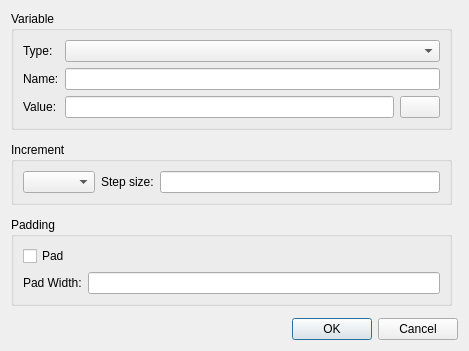
<?xml version="1.0" encoding="UTF-8"?>
<ui version="4.0">
 <class>EditVariableDialog</class>
 <widget class="QDialog" name="EditVariableDialog">
  <property name="geometry">
   <rect>
    <x>0</x>
    <y>0</y>
    <width>469</width>
    <height>348</height>
   </rect>
  </property>
  <property name="windowTitle">
   <string>Dialog</string>
  </property>
  <layout class="QGridLayout" name="gridLayout_2">
   <property name="verticalSpacing">
    <number>12</number>
   </property>
   <item row="4" column="0">
    <spacer name="verticalSpacer">
     <property name="orientation">
      <enum>Qt::Vertical</enum>
     </property>
     <property name="sizeHint" stdset="0">
      <size>
       <width>20</width>
       <height>40</height>
      </size>
     </property>
    </spacer>
   </item>
   <item row="5" column="0" colspan="2">
    <widget class="QDialogButtonBox" name="buttonBox">
     <property name="orientation">
      <enum>Qt::Horizontal</enum>
     </property>
     <property name="standardButtons">
      <set>QDialogButtonBox::Cancel|QDialogButtonBox::Ok</set>
     </property>
    </widget>
   </item>
   <item row="1" column="0">
    <widget class="QGroupBox" name="groupBox_2">
     <property name="title">
      <string>Variable</string>
     </property>
     <layout class="QGridLayout" name="gridLayout_4">
      <item row="0" column="0">
       <layout class="QGridLayout" name="gridLayout">
        <item row="1" column="1">
         <widget class="QLineEdit" name="nameEdit"/>
        </item>
        <item row="2" column="0">
         <widget class="QLabel" name="label_5">
          <property name="text">
           <string>Value:</string>
          </property>
         </widget>
        </item>
        <item row="1" column="0">
         <widget class="QLabel" name="label">
          <property name="text">
           <string>Name:</string>
          </property>
         </widget>
        </item>
        <item row="0" column="1">
         <widget class="QComboBox" name="typeCombo"/>
        </item>
        <item row="0" column="0">
         <widget class="QLabel" name="label_2">
          <property name="text">
           <string>Type:</string>
          </property>
         </widget>
        </item>
        <item row="2" column="1">
         <layout class="QHBoxLayout" name="horizontalLayout_3">
          <item>
           <widget class="QLineEdit" name="valueEdit"/>
          </item>
          <item>
           <widget class="glabels::ColorButton" name="colorValueButton">
            <property name="text">
             <string notr="true"/>
            </property>
           </widget>
          </item>
         </layout>
        </item>
       </layout>
      </item>
     </layout>
    </widget>
   </item>
   <item row="2" column="0">
    <widget class="QGroupBox" name="incrementGroup">
     <property name="title">
      <string>Increment</string>
     </property>
     <layout class="QGridLayout" name="gridLayout_3">
      <item row="0" column="0">
       <layout class="QHBoxLayout" name="horizontalLayout_2">
        <item>
         <widget class="QComboBox" name="incrementCombo"/>
        </item>
        <item>
         <widget class="QLabel" name="stepSizeLabel">
          <property name="text">
           <string>Step size:</string>
          </property>
         </widget>
        </item>
        <item>
         <widget class="QLineEdit" name="stepSizeEdit"/>
        </item>
       </layout>
      </item>
     </layout>
    </widget>
   </item>
   <item row="3" column="0">
    <widget class="QGroupBox" name="paddingGroup">
     <property name="title">
      <string>Padding</string>
     </property>
     <layout class="QGridLayout" name="layoutPaddingGroup">
      <property name="leftMargin">
       <number>9</number>
      </property>
      <property name="topMargin">
       <number>9</number>
      </property>
      <property name="rightMargin">
       <number>9</number>
      </property>
      <property name="bottomMargin">
       <number>9</number>
      </property>
      <item row="0" column="0">
       <layout class="QGridLayout" name="gridLayout_5">
        <item row="1" column="2">
         <widget class="QLineEdit" name="lineEdit"/>
        </item>
        <item row="0" column="1">
         <widget class="QCheckBox" name="checkBox">
          <property name="text">
           <string>Pad</string>
          </property>
         </widget>
        </item>
        <item row="1" column="1">
         <widget class="QLabel" name="label_3">
          <property name="text">
           <string>Pad Width:</string>
          </property>
         </widget>
        </item>
       </layout>
      </item>
     </layout>
    </widget>
   </item>
  </layout>
 </widget>
 <customwidgets>
  <customwidget>
   <class>glabels::ColorButton</class>
   <extends>QPushButton</extends>
   <header>ColorButton.h</header>
   <slots>
    <signal>colorChanged()</signal>
   </slots>
  </customwidget>
 </customwidgets>
 <resources/>
 <connections>
  <connection>
   <sender>buttonBox</sender>
   <signal>accepted()</signal>
   <receiver>EditVariableDialog</receiver>
   <slot>accept()</slot>
   <hints>
    <hint type="sourcelabel">
     <x>236</x>
     <y>287</y>
    </hint>
    <hint type="destinationlabel">
     <x>157</x>
     <y>236</y>
    </hint>
   </hints>
  </connection>
  <connection>
   <sender>buttonBox</sender>
   <signal>rejected()</signal>
   <receiver>EditVariableDialog</receiver>
   <slot>reject()</slot>
   <hints>
    <hint type="sourcelabel">
     <x>304</x>
     <y>287</y>
    </hint>
    <hint type="destinationlabel">
     <x>286</x>
     <y>236</y>
    </hint>
   </hints>
  </connection>
  <connection>
   <sender>typeCombo</sender>
   <signal>currentIndexChanged(int)</signal>
   <receiver>EditVariableDialog</receiver>
   <slot>onTypeComboChanged()</slot>
   <hints>
    <hint type="sourcelabel">
     <x>252</x>
     <y>70</y>
    </hint>
    <hint type="destinationlabel">
     <x>33</x>
     <y>161</y>
    </hint>
   </hints>
  </connection>
  <connection>
   <sender>incrementCombo</sender>
   <signal>currentIndexChanged(int)</signal>
   <receiver>EditVariableDialog</receiver>
   <slot>onIncrementComboChanged()</slot>
   <hints>
    <hint type="sourcelabel">
     <x>100</x>
     <y>223</y>
    </hint>
    <hint type="destinationlabel">
     <x>97</x>
     <y>176</y>
    </hint>
   </hints>
  </connection>
  <connection>
   <sender>stepSizeEdit</sender>
   <signal>textChanged(QString)</signal>
   <receiver>EditVariableDialog</receiver>
   <slot>onStepSizeEditChanged()</slot>
   <hints>
    <hint type="sourcelabel">
     <x>440</x>
     <y>223</y>
    </hint>
    <hint type="destinationlabel">
     <x>333</x>
     <y>166</y>
    </hint>
   </hints>
  </connection>
  <connection>
   <sender>nameEdit</sender>
   <signal>textChanged(QString)</signal>
   <receiver>EditVariableDialog</receiver>
   <slot>onNameEditChanged()</slot>
   <hints>
    <hint type="sourcelabel">
     <x>440</x>
     <y>103</y>
    </hint>
    <hint type="destinationlabel">
     <x>393</x>
     <y>165</y>
    </hint>
   </hints>
  </connection>
  <connection>
   <sender>valueEdit</sender>
   <signal>textChanged(QString)</signal>
   <receiver>EditVariableDialog</receiver>
   <slot>onValueEditChanged()</slot>
   <hints>
    <hint type="sourcelabel">
     <x>318</x>
     <y>129</y>
    </hint>
    <hint type="destinationlabel">
     <x>459</x>
     <y>157</y>
    </hint>
   </hints>
  </connection>
  <connection>
   <sender>colorValueButton</sender>
   <signal>colorChanged()</signal>
   <receiver>EditVariableDialog</receiver>
   <slot>onColorValueButtonChanged()</slot>
   <hints>
    <hint type="sourcelabel">
     <x>406</x>
     <y>114</y>
    </hint>
    <hint type="destinationlabel">
     <x>458</x>
     <y>122</y>
    </hint>
   </hints>
  </connection>
 </connections>
 <slots>
  <slot>onTypeComboChanged()</slot>
  <slot>onValueEditChanged()</slot>
  <slot>onIncrementComboChanged()</slot>
  <slot>onStepSizeEditChanged()</slot>
  <slot>onNameEditChanged()</slot>
  <slot>onColorValueButtonChanged()</slot>
 </slots>
</ui>
